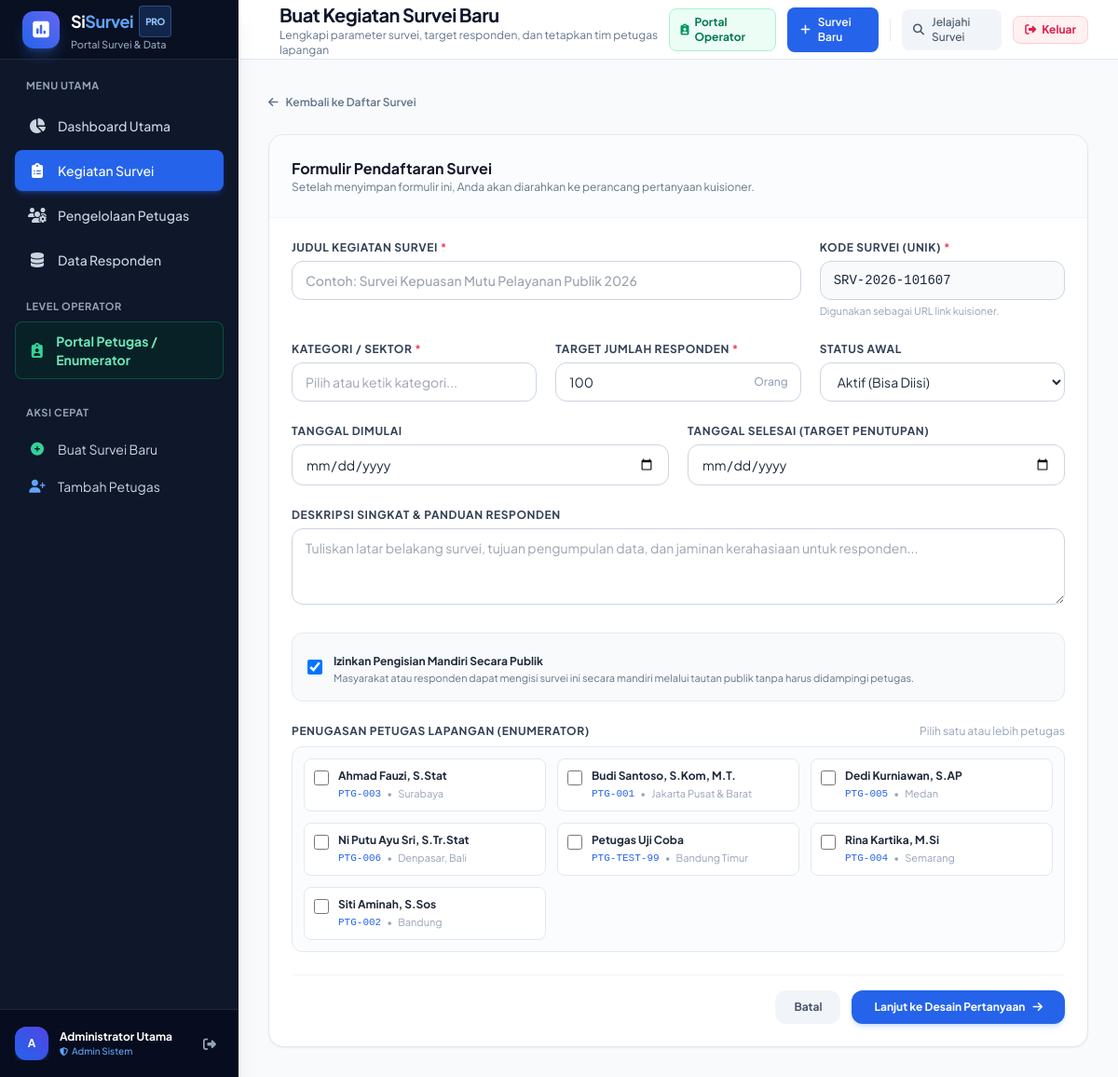
The page /survei/tambah (signed in) on the database its author committed.
### tables this page shows
CREATE TABLE petugas (
            id INTEGER PRIMARY KEY AUTOINCREMENT,
            nip TEXT UNIQUE NOT NULL,
            nama TEXT NOT NULL,
            email TEXT,
            no_hp TEXT,
            wilayah TEXT,
            jabatan TEXT DEFAULT 'Petugas Lapangan',
            status TEXT DEFAULT 'Aktif',
            created_at DATETIME DEFAULT CURRENT_TIMESTAMP
        , foto TEXT, password_hash TEXT);

### app.py (the view, shortened to what this page needs)
@app.route('/survei/tambah', methods=['GET', 'POST'])
def survei_tambah():
    conn = get_db()
    cursor = conn.cursor()
    cursor.execute("SELECT * FROM petugas WHERE status = 'Aktif' ORDER BY nama ASC")
    all_petugas = cursor.fetchall()
    suggested_code = f"SRV-{datetime.now().strftime('%Y')}-{datetime.now().strftime('%m%d%H')}"
    conn.close()
    return render_template('surveys/create.html', all_petugas=all_petugas, suggested_code=suggested_code)

### app.py (called while the page is built, shortened)
@app.context_processor
def inject_auth_user():
    return {
        'logged_user': {
            'role': session.get('user_role'),
            'id': session.get('user_id'),
            'name': session.get('user_name'),
            'nip': session.get('nip'),
            'username': session.get('username')
        }
    }

@app.before_request
def check_authentication():
    if request.path.startswith('/static') or request.path == '/favicon.ico':
        return
    if request.endpoint in ('login', 'logout'):
        return
    if request.endpoint in ('survei_isi', 'survei_sukses') or request.path.startswith('/s/'):
        return
    if 'user_role' not in session:
        flash("Silakan masuk terlebih dahulu untuk mengakses sistem SiSurvei.", "info")
        return redirect(url_for('login', next=request.path))

### database.py (called while the page is built)
def get_db():
    conn = sqlite3.connect(DB_PATH)
    conn.row_factory = sqlite3.Row
    conn.execute("PRAGMA foreign_keys = ON")
    return conn

### templates/surveys/create.html (shortened to what this page needs)
{% extends 'base.html' %}
{% block header_title %}Buat Kegiatan Survei Baru{% endblock %}
{% block header_subtitle %}Lengkapi parameter survei, target responden, dan tetapkan tim petugas lapangan{% endblock %}
{% block content %}
<div class="max-w-4xl mx-auto space-y-6">
  <div>
    <a href="{{ url_for('survei_index') }}" class="inline-flex items-center gap-2 text-xs font-semibold text-slate-500 hover:text-slate-800 transition">
      <i class="fa-solid fa-arrow-left"></i>
      <span>Kembali ke Daftar Survei</span>
    </a>
  </div>
  <div class="bg-white rounded-2xl border border-slate-200 shadow-sm overflow-hidden">
    <div class="p-6 border-b border-slate-100 bg-slate-50/50">
      <h2 class="text-base font-bold text-slate-900">Formulir Pendaftaran Survei</h2>
      <p class="text-xs text-slate-500">Setelah menyimpan formulir ini, Anda akan diarahkan ke perancang pertanyaan kuisioner.</p>
    </div>
    <form action="{{ url_for('survei_tambah') }}" method="POST" class="p-6 space-y-6">
      <div class="grid grid-cols-1 md:grid-cols-3 gap-5">
        <div class="md:col-span-2">
          <label class="block text-xs font-bold text-slate-700 uppercase tracking-wider mb-1.5">Judul Kegiatan Survei <span class="text-rose-500">*</span></label>
          <input type="text" name="judul" required placeholder="Contoh: Survei Kepuasan Mutu Pelayanan Publik 2026" class="w-full px-3.5 py-2.5 text-xs sm:text-sm border border-slate-300 rounded-xl focus:ring-2 focus:ring-blue-500 focus:outline-none font-medium">
        </div>
        <div>
          <label class="block text-xs font-bold text-slate-700 uppercase tracking-wider mb-1.5">Kode Survei (Unik) <span class="text-rose-500">*</span></label>
          <input type="text" name="kode_survei" value="{{ suggested_code }}" required class="w-full px-3.5 py-2.5 text-xs sm:text-sm border border-slate-300 rounded-xl focus:ring-2 focus:ring-blue-500 focus:outline-none font-mono uppercase bg-slate-50">
          <span class="text-[11px] text-slate-400 mt-1 block">Digunakan sebagai URL link kuisioner.</span>
        </div>
      </div>
      <div class="grid grid-cols-1 sm:grid-cols-2 md:grid-cols-3 gap-5">
        <div>
          <label class="block text-xs font-bold text-slate-700 uppercase tracking-wider mb-1.5">Kategori / Sektor <span class="text-rose-500">*</span></label>
          <input type="text" name="kategori" list="kategoriOptions" required placeholder="Pilih atau ketik kategori..." class="w-full px-3.5 py-2.5 text-xs sm:text-sm border border-slate-300 rounded-xl focus:ring-2 focus:ring-blue-500 focus:outline-none">
        </div>
        <div>
          <label class="block text-xs font-bold text-slate-700 uppercase tracking-wider mb-1.5">Target Jumlah Responden <span class="text-rose-500">*</span></label>
          <div class="relative">
            <input type="number" name="target_responden" value="100" min="1" required class="w-full px-3.5 py-2.5 text-xs sm:text-sm border border-slate-300 rounded-xl focus:ring-2 focus:ring-blue-500 focus:outline-none">
            <span class="absolute right-3.5 top-1/2 -translate-y-1/2 text-xs text-slate-400 font-medium">Orang</span>
          </div>
        </div>
        <div>
          <label class="block text-xs font-bold text-slate-700 uppercase tracking-wider mb-1.5">Status Awal</label>
          <select name="status" class="w-full px-3.5 py-2.5 text-xs sm:text-sm border border-slate-300 rounded-xl focus:ring-2 focus:ring-blue-500 focus:outline-none bg-white">
            <option value="Aktif" selected>Aktif (Bisa Diisi)</option>
          </select>
        </div>
      </div>
      <div class="grid grid-cols-1 sm:grid-cols-2 gap-5">
        <div>
          <label class="block text-xs font-bold text-slate-700 uppercase tracking-wider mb-1.5">Tanggal Dimulai</label>
          <input type="date" name="tanggal_mulai" class="w-full px-3.5 py-2.5 text-xs sm:text-sm border border-slate-300 rounded-xl focus:ring-2 focus:ring-blue-500 focus:outline-none">
        </div>
        <div>
          <label class="block text-xs font-bold text-slate-700 uppercase tracking-wider mb-1.5">Tanggal Selesai (Target Penutupan)</label>
          <input type="date" name="tanggal_selesai" class="w-full px-3.5 py-2.5 text-xs sm:text-sm border border-slate-300 rounded-xl focus:ring-2 focus:ring-blue-500 focus:outline-none">
        </div>
      </div>
      <div>
        <label class="block text-xs font-bold text-slate-700 uppercase tracking-wider mb-1.5">Deskripsi Singkat & Panduan Responden</label>
        <textarea name="deskripsi" rows="3" placeholder="Tuliskan latar belakang survei, tujuan pengumpulan data, dan jaminan kerahasiaan untuk responden..." class="w-full px-3.5 py-2.5 text-xs sm:text-sm border border-slate-300 rounded-xl focus:ring-2 focus:ring-blue-500 focus:outline-none leading-relaxed"></textarea>
      </div>
      <div class="p-4 bg-slate-50 rounded-xl border border-slate-200/80">
        <label class="flex items-center gap-3 cursor-pointer">
          <input type="checkbox" name="is_public" value="1" checked class="w-4 h-4 text-blue-600 rounded border-slate-300 focus:ring-blue-500">
          <div>
            <span class="text-xs font-bold text-slate-800">Izinkan Pengisian Mandiri Secara Publik</span>
            <p class="text-[11px] text-slate-500">Masyarakat atau responden dapat mengisi survei ini secara mandiri melalui tautan publik tanpa harus didampingi petugas.</p>
          </div>
        </label>
      </div>
      <div>
        <div class="flex items-center justify-between mb-2">
          <label class="text-xs font-bold text-slate-700 uppercase tracking-wider">Penugasan Petugas Lapangan (Enumerator)</label>
          <span class="text-xs text-slate-400">Pilih satu atau lebih petugas</span>
        </div>
        <div class="grid grid-cols-1 sm:grid-cols-2 lg:grid-cols-3 gap-3 max-h-60 overflow-y-auto custom-scrollbar p-3 border border-slate-200 rounded-xl bg-slate-50/50">
          {% for p in all_petugas %}
          <label class="flex items-start gap-2.5 p-2.5 bg-white rounded-lg border border-slate-200 hover:border-blue-400 cursor-pointer transition select-none">
            <input type="checkbox" name="petugas_ids" value="{{ p.id }}" class="mt-0.5 w-4 h-4 text-blue-600 rounded border-slate-300 focus:ring-blue-500">
            <div class="text-xs flex-1">
              <p class="font-bold text-slate-800 leading-tight">{{ p.nama }}</p>
              <div class="flex items-center gap-1.5 mt-1 text-[11px] text-slate-400">
                <span class="font-mono text-blue-600">{{ p.nip }}</span>
                <span>•</span>
                <span>{{ p.wilayah or '-' }}</span>
              </div>
            </div>
          </label>
          {% endfor %}
        </div>
      </div>
      <div class="pt-4 border-t border-slate-100 flex items-center justify-end gap-3">
        <a href="{{ url_for('survei_index') }}" class="px-5 py-2.5 text-xs font-bold text-slate-600 bg-slate-100 hover:bg-slate-200 rounded-xl transition">
          Batal
        </a>
        <button type="submit" class="px-6 py-2.5 text-xs font-bold text-white bg-blue-600 hover:bg-blue-700 rounded-xl transition shadow-md shadow-blue-500/20 inline-flex items-center gap-2">
          <span>Lanjut ke Desain Pertanyaan</span>
          <i class="fa-solid fa-arrow-right"></i>
        </button>
      </div>
    </form>
  </div>
</div>
{% endblock %}

### templates/base.html (style rules this page uses)
body { font-family: 'Plus Jakarta Sans', sans-serif; }

### rows shown on the page
petugas: nama "Ahmad Fauzi, S.Stat", nip "PTG-003", wilayah "Surabaya"
petugas: nama "Budi Santoso, S.Kom, M.T.", nip "PTG-001", wilayah "Jakarta Pusat & Barat"
petugas: nama "Dedi Kurniawan, S.AP", nip "PTG-005", wilayah "Medan"
petugas: nama "Ni Putu Ayu Sri, S.Tr.Stat", nip "PTG-006", wilayah "Denpasar, Bali"
petugas: nama "Petugas Uji Coba", nip "PTG-TEST-99", wilayah "Bandung Timur"
petugas: nama "Rina Kartika, M.Si", nip "PTG-004", wilayah "Semarang"
petugas: nama "Siti Aminah, S.Sos", nip "PTG-002", wilayah "Bandung"

### other values the page prints
{{ (session.get('user_name', 'Admin') or 'A')[0]|upper }} "A"
{{ session.get('user_name', 'Administrator Utama') }} "Administrator Utama"
